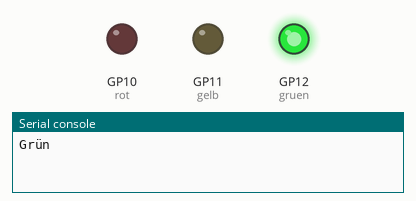
The program below on a simulated Raspberry Pi Pico running MicroPython. On the bench: output pins drawn as LEDs (lit = HIGH), the last lines printed to the serial console.

Above: at 1.0 s.
At 3.0 s:
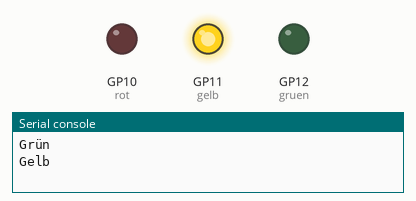
At 5.0 s:
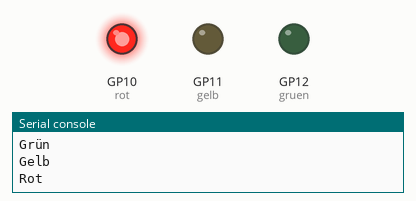
At 7.0 s:
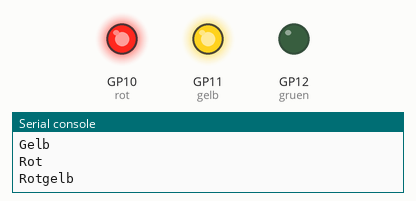
Timing chart, 0 to 10.4 s (numbered marks = the images above):
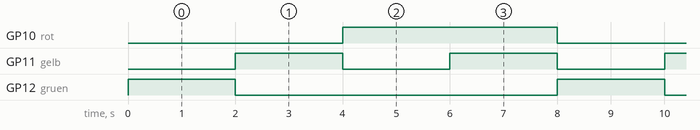

Measured:
- by itself, GP10 (rot): alternates HIGH for 4.0 s and LOW for 4.0 s
- by itself, GP11 (gelb): alternates HIGH for 2.0 s and LOW for 2.0 s
- by itself, GP12 (gruen): alternates HIGH for 2.0 s and LOW for 6.0 s

The program:

5_1_Ampelzyklus.py
```python
# https://wokwi.com/projects/397848439432073217
# Demoprogramm Ampel
# Gibt Zustände der LEDs auf der Konsole aus.
"""
Ampel-Demo in MicroPython zum Test der PyCharm IDE
Stand 01.12.2022 - Python 3.7 mit MicroPython Extension auf PyBoard ( Pico )
"""
import time
import machine

gruen = machine.Pin(12, machine.Pin.OUT)
gelb = machine.Pin(11, machine.Pin.OUT)
rot = machine.Pin(10, machine.Pin.OUT)
# Ampelinitialisierung
gruen(0)
gelb(0)
rot(1)
while True:
    gruen(1)
    rot(0)
    gelb(0)
    print("Grün")
    time.sleep(2)
    gruen(0)
    gelb(1)
    rot(0)
    print("Gelb")
    time.sleep(2)
    gruen(0)
    gelb(0)
    rot(1)
    print("Rot")
    time.sleep(2)
    gelb(1)
    print("Rotgelb")
    time.sleep(2)
    gelb(0)
    rot(0)
    gruen(1)
```
